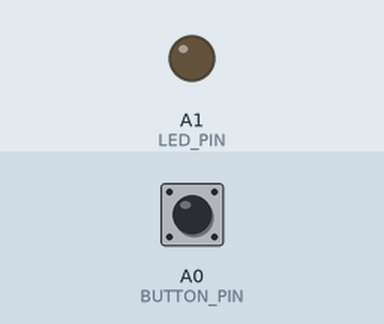
Recording of a sketch running on a simulated Arduino Uno, built with avr-gcc and run on an emulated ATmega328P. Parts: output pins drawn as LEDs (lit = HIGH). The inputs (shaded band) are chosen by the test bench; at power-on: A0 (BUTTON_PIN) HIGH.

Above: at 1.2 s.
1.3 s: A0 (BUTTON_PIN) pulled LOW for 0.15 s
At 1.37 s:
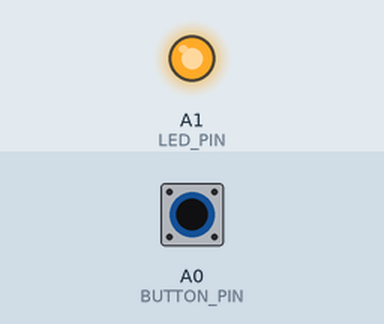
2.9 s: A0 (BUTTON_PIN) pulled LOW for 3.2 s
At 6.6 s:
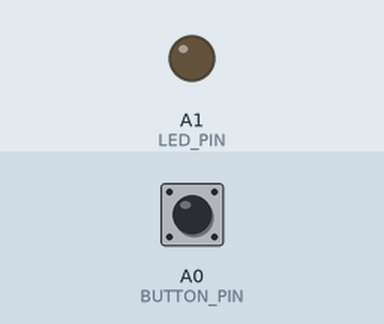
Timing chart, 0 to 8.1 s (numbered marks = the images above; inputs shaded):
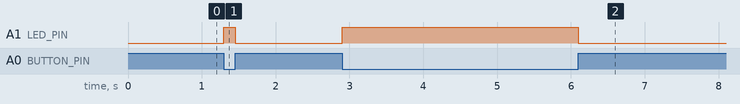

Measured:
- after the input at 1.3 s, A1 (LED_PIN): LOW → HIGH at once, → LOW 0.15 s later
- after the input at 2.9 s, A1 (LED_PIN): LOW → HIGH at once, → LOW 3.2 s later

The sketch:

transmitter_test.ino
```cpp
#define LED_PIN A1
#define BUTTON_PIN A0
//#define PERIOD 15


char* string = "This is a test transmission";
int string_length;

void setup()
{
  pinMode(LED_PIN, OUTPUT);
  pinMode(BUTTON_PIN, INPUT_PULLUP);
  //string_length = strlen(string);
}

void loop()
{

  digitalWrite(LED_PIN, !digitalRead(BUTTON_PIN));

//  for(int i = 0; i < string_length; i ++)
//  {
//    send_byte(string[i]);
//  }
//  delay(1000);

}

//void send_byte(char my_byte)
//{
//  digitalWrite(LED_PIN, LOW);
//  delay(PERIOD);
//
//  //transmission of bits
//  for(int i = 0; i < 8; i++)
//  {
//    digitalWrite(LED_PIN, (my_byte&(0x01 << i))!=0 );
//    delay(PERIOD);
//  }
//
//  digitalWrite(LED_PIN, HIGH);
//  delay(PERIOD);
//
//}
```
